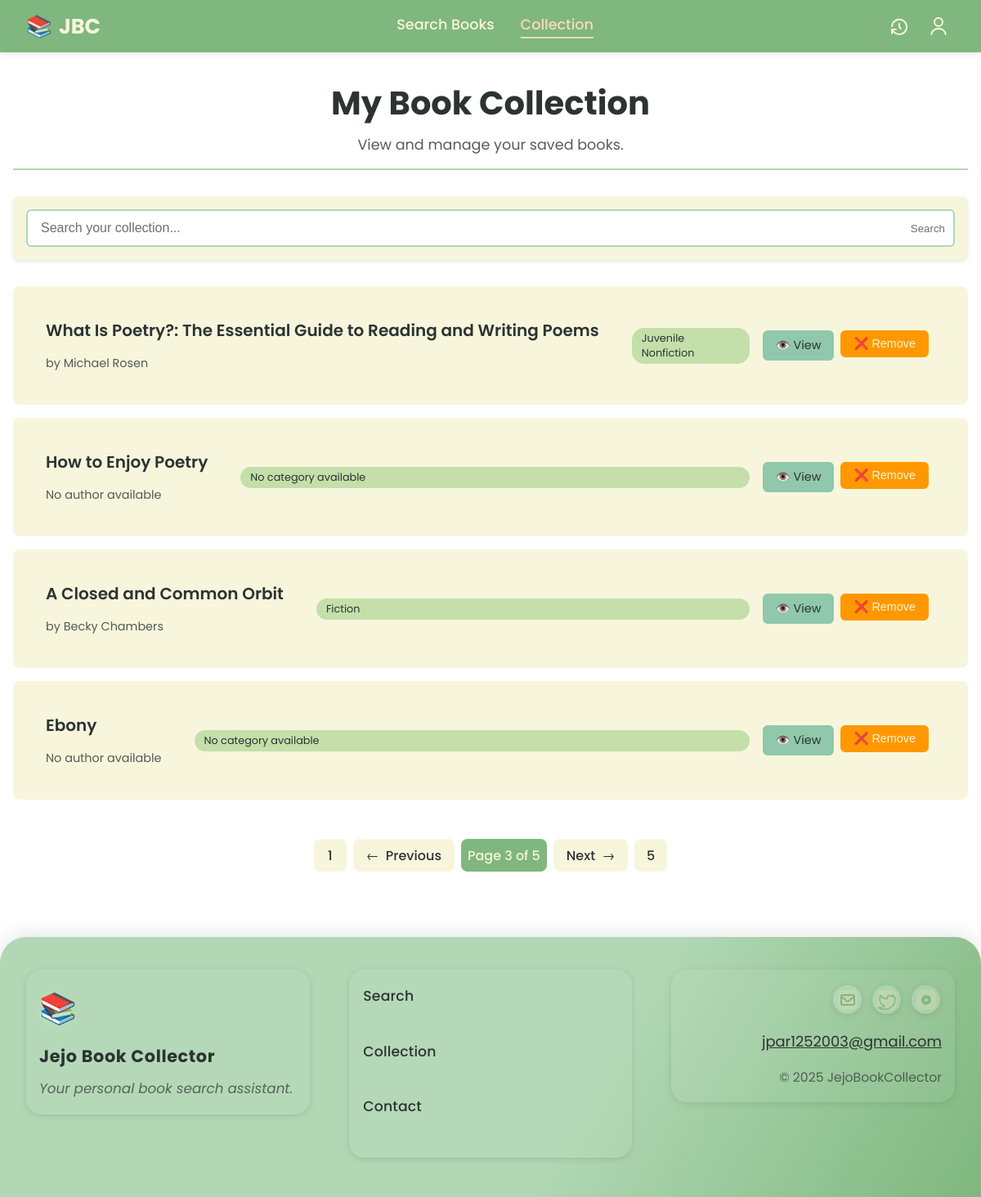
The app's page /collection/?page=3 (signed in) with its own data.
### base/models/books.py (models this page shows, shortened)
class Book(models.Model):
    title = models.CharField(max_length=255)
    description = models.TextField()
    ratings = models.FloatField(default=0.0)
    url = models.URLField()
    published_date = models.CharField(max_length=50)
    thumbnail = models.URLField()
    info_link = models.URLField()
    created_at = models.DateTimeField(auto_now_add=True)
    updated_at = models.DateTimeField(auto_now=True)
    external_id = models.CharField(max_length=255, unique=True, null=True, blank=True)
    class Meta:
        db_table = 'books'
        verbose_name = 'Book'
        verbose_name_plural = 'Books'

### base/views/books/collection.py (the view)
# urls.py: path('collection/', views.collection_view, name='collection_view'),
@login_required
def collection_view(request):
    search_query = request.GET.get('search', '')
    page_number = request.GET.get('page', 1)
    books_data = get_collected_books_data(request.user, search_query)
    paginator = Paginator(books_data, 4)  # Show 4 books per page
    page_obj = paginator.get_page(page_number)
    return render(request, 'authed/collection.html', {
        'books': page_obj,
        'search_query': search_query,
        'status': 'info',
        'message': 'COLLECTION PAGE',
        'paginator': paginator,
        'page_obj': page_obj
    })

### templates/authed/collection.html (shortened to what this page needs)
{% extends 'base/authed.html' %}
{% block header_display %}
{% include 'base/header.html' with authed=True active='collection' %}
{% endblock %}
{% block content %}
<main class="collection-container" role="main">
    <section class="page-title">
        <h1>My Book Collection</h1>
        <p>View and manage your saved books.</p>
    </section>
    <section class="control-bar" role="search" aria-label="Collection search controls">
        <form class="search-input-container" method="GET" action="{% url 'collection_view' %}">
            <input type="text"
                   name="search"
                   class="search-input"
                   placeholder="Search your collection..."
                   aria-label="Search collection"
                   role="searchbox"
                   value="{{ search_query }}">
            <button type="submit" class="start-search" aria-label="Start search">Search</button>
        </form>
    </section>
    {% if books %}
        {% include 'authed/collection/list.html' with books=books %}
    {% else %}
        <div class="no-books" role="status" aria-label="No books in collection">
            <p>{% if search_query %}No books found matching your search.{% else %}Your collection is empty.{% endif %}</p>
            <a href="{% url 'search_book_view' %}" class="browse-link">Browse Books</a>
        </div>
    {% endif %}
</main>
{% endblock %}

### templates/authed/collection/list.html (shortened to what this page needs)
<section class="books-list" role="list" aria-label="Book collection">
    {% for book in books %}
    <article class="book-item" role="listitem" data-book-id="{{ book.id }}">
        <div class="book-info">
            <h2 class="book-title">{{ book.title }}</h2>
            <p class="book-author">
                {% if book.authors %}
                    by {{ book.authors|join:", " }}
                {% else %}
                    No author available
                {% endif %}
            </p>
        </div>
        <span class="book-category">
            {% if book.categories %}
                {{ book.categories|join:", " }}
            {% else %}
                No category available
            {% endif %}
        </span>
        <div class="action-buttons">
            <a href="{% url 'book_view' %}?id={{ book.id }}"
               class="view-btn"
               rel="noopener noreferrer"
               aria-label="View book details">
                👁️ View
            </a>
            <form method="POST" action="{% url 'remove_book' %}" role="form" style="display: inline;">
                <button class="remove-btn"
                        type="submit"
                        aria-label="Remove book from collection">
                    ❌ Remove
                </button>
            </form>
        </div>
    </article>
    {% endfor %}
</section>
{% if page_obj.paginator.num_pages > 1 %}
<nav class="pagination" role="navigation" aria-label="Pagination Navigation">
    <ul class="pagination__list">
        {% if page_obj.has_previous %}
            <li class="pagination__item">
                <a href="?page=1{% if search_query %}&search={{ search_query }}{% endif %}"
                   class="pagination__link"
                   aria-label="First page">
                    1
                </a>
            </li>
            <li class="pagination__item">
                <a href="?page={{ page_obj.previous_page_number }}{% if search_query %}&search={{ search_query }}{% endif %}"
                   class="pagination__link"
                   aria-label="Previous page">
                    Previous
                </a>
            </li>
        {% endif %}
        <li class="pagination__item">
            <span class="pagination__link active" aria-current="page">
                Page {{ page_obj.number }} of {{ page_obj.paginator.num_pages }}
            </span>
        </li>
        {% if page_obj.has_next %}
            <li class="pagination__item">
                <a href="?page={{ page_obj.next_page_number }}{% if search_query %}&search={{ search_query }}{% endif %}"
                   class="pagination__link"
                   aria-label="Next page">
                    Next
                </a>
            </li>
            <li class="pagination__item">
                <a href="?page={{ page_obj.paginator.num_pages }}{% if search_query %}&search={{ search_query }}{% endif %}"
                   class="pagination__link"
                   aria-label="Last page">
                    {{ page_obj.paginator.num_pages }}
                </a>
            </li>
        {% endif %}
    </ul>
</nav>
{% endif %}

### static/css/main.css (style rules this page uses)
:root { --primary-green: #7FB77E; --primary-blue: #B1D7B4; --primary-light: #F7F6DC; --secondary-green: #90C8AC; --secondary-blue: #C4DFAA; --accent-pastel: #FFD9B7; --accent-warning: #FF9800; --text-dark: #2C3333; --text-light: #F7F6DC; --shadow-light: rgba(0, 0, 0, 0.1); --shadow-dark: rgba(0, 0, 0, 0.2); --shadow-shine: rgba(255, 255, 255, 0.1); --container-xl: 1400px; --container-lg: 1200px; --container-md: 768px; --container-sm: 576px; }
* { -ms-overflow-style: none; scrollbar-width: none; }
* { margin: 0; padding: 0; box-sizing: border-box; }
body { font-family: "Poppins", "Segoe UI", "Roboto", "Helvetica Neue", "Arial", sans-serif; background-color: var(--light-theme); }
a { text-decoration: none; color: inherit; }
ul, li { list-style: none; }
button { border: none; cursor: pointer; }

### static/css/searchbook/actions.css (style rules this page uses)
.save-btn, .view-btn { flex: 1; padding: 0.75rem; border-radius: 6px; display: flex; align-items: center; justify-content: center; gap: 0.5rem; transition: all 0.3s ease; font-size: 0.9rem; }
.view-btn { background-color: var(--secondary-green); color: var(--text-dark); }

### static/css/searchbook/cards.css (style rules this page uses)
.book-title { font-size: 1.25rem; font-weight: 600; color: var(--text-dark); display: -webkit-box; -webkit-line-clamp: 2; -webkit-box-orient: vertical; overflow: hidden; }
.book-author { color: var(--text-dark); opacity: 0.8; font-size: 0.9rem; }
.book-category { display: inline-block; padding: 0.25rem 0.75rem; background-color: var(--secondary-blue); color: var(--text-dark); border-radius: 15px; font-size: 0.8rem; }

### static/css/searchbook/controls.css (style rules this page uses)
.control-bar { display: flex; flex-wrap: wrap; gap: 1rem; margin-bottom: 2rem; padding: 1rem; background-color: var(--primary-light); border-radius: 8px; box-shadow: 0 2px 4px var(--shadow-light); }
.search-input-container { flex: 1; min-width: 250px; position: relative; }
.search-input { width: 100%; padding: 0.75rem 1rem; padding-right: 2.5rem; border: 2px solid var(--primary-blue); border-radius: 6px; font-size: 1rem; transition: all 0.3s ease; }
.search-input::placeholder { color: var(--text-dark); opacity: 0.7; }
.start-search { position: absolute; right: 0.75rem; top: 50%; transform: translateY(-50%); background: none; border: none; color: var(--text-dark); cursor: pointer; opacity: 0.7; transition: opacity 0.3s ease; }

### static/css/collection/actions.css (style rules this page uses)
.action-buttons { display: flex; gap: 0.5rem; }
.view-btn, .remove-btn { padding: 0.5rem 1rem; border-radius: 6px; display: flex; align-items: center; gap: 0.5rem; transition: all 0.3s ease; font-size: 0.9rem; }
.view-btn { background-color: var(--secondary-green); color: var(--text-dark); }
.remove-btn { background-color: var(--accent-warning); color: var(--text-light); }

### static/css/collection/container.css (style rules this page uses)
.collection-container { max-width: var(--container-xl); margin: 2rem auto; padding: 0 1rem; }

### static/css/collection/controls.css (style rules this page uses)
.control-bar { display: flex; flex-wrap: wrap; gap: 1rem; margin-bottom: 2rem; padding: 1rem; background-color: var(--primary-light); border-radius: 8px; box-shadow: 0 2px 4px var(--shadow-light); }
.search-input-container { flex: 1; min-width: 250px; position: relative; }
.search-input { width: 100%; padding: 0.75rem 1rem; border: 2px solid var(--primary-blue); border-radius: 6px; font-size: 1rem; transition: all 0.3s ease; }
.search-input::placeholder { color: var(--text-dark); opacity: 0.7; }

### static/css/collection/info.css (style rules this page uses)
.book-info { display: flex; flex-direction: column; gap: 0.25rem; }
.book-title { font-size: 1.1rem; font-weight: 600; color: var(--text-dark); }
.book-author { color: var(--text-dark); opacity: 0.8; font-size: 0.9rem; }
.book-category { display: inline-block; padding: 0.25rem 0.75rem; background-color: var(--secondary-blue); color: var(--text-dark); border-radius: 15px; font-size: 0.8rem; }

### static/css/collection/list.css (style rules this page uses)
.books-list { display: flex; flex-direction: column; gap: 1rem; }
.book-item { background-color: var(--primary-light); border-radius: 8px; padding: 1rem; display: grid; grid-template-columns: auto 1fr auto auto auto; align-items: center; gap: 1rem; transition: all 0.3s ease; animation: fadeIn 0.5s ease-out; }

### static/css/collection/title.css (style rules this page uses)
.page-title { text-align: center; margin-bottom: 2rem; padding-bottom: 1rem; border-bottom: 2px solid var(--primary-blue); }
.page-title h1 { color: var(--text-dark); font-size: 2.5rem; margin-bottom: 0.5rem; }
.page-title p { color: var(--text-dark); opacity: 0.8; font-size: 1.1rem; }

### static/css/recent/info.css (style rules this page uses)
.book-info { padding: 1.5rem; flex-grow: 1; display: flex; flex-direction: column; gap: 1rem; }
.book-title { color: var(--text-dark); font-size: 1.25rem; line-height: 1.4; margin: 0; display: -webkit-box; -webkit-line-clamp: 2; -webkit-box-orient: vertical; overflow: hidden; }

### records on screen
Book: title "What Is Poetry?: The Essential Guide to Reading and Writing Poems"
Book: title "How to Enjoy Poetry"
Book: title "A Closed and Common Orbit"
Book: title "Ebony"

### other values on screen
{{ book.authors|join:", " }} "Michael Rosen" "Becky Chambers"
{{ book.categories|join:", " }} "Juvenile Nonfiction" "Fiction"
{{ page_obj.number }} "3"
{{ page_obj.paginator.num_pages }} "5"
